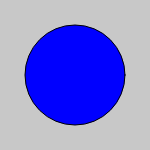
Frame 1 (no input)
Frame 60 (no input): identical to frame 1, image omitted
Frame 120 (the mouse pressed at the canvas centre since frame 60): identical to frame 1, image omitted

The p5.js sketch that drew this single still picture (run headless with seeded random() and noise() and a simulated clock; from frame 60 on, the mouse is pressed at the canvas centre):

// p5.js sketch
// ── sketch.js
function setup(){
  createCanvas(150, 150);
}

function draw(){
  background(200);

  let ball = {
    x: 75,
    y: 75,
    size: 100,
    color: "#0000FF",
    show: function(){
      fill(this.color);
      ellipse(
        this.x, this.y, this.size, this.size);
    }
  }

  ball.show();
}
